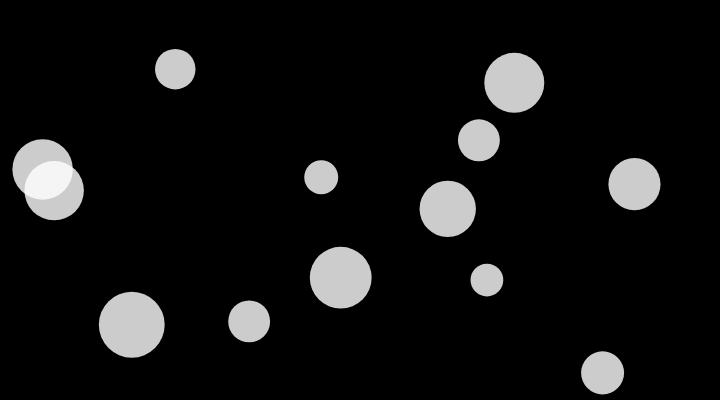
Frame 1 (no input)
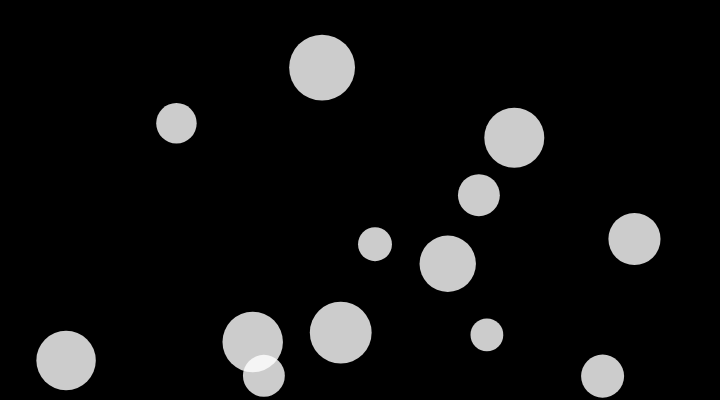
Frame 60 (no input)
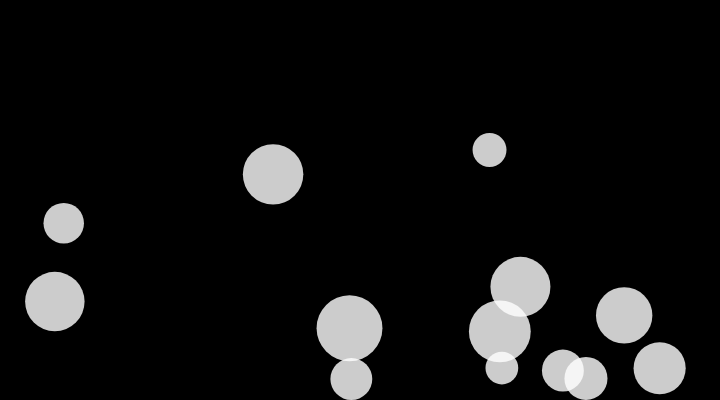
Frame 120 (the mouse pressed at the canvas centre since frame 60)

The p5.js sketch that drew these frames (run headless with seeded random() and noise() and a simulated clock; from frame 60 on, the mouse is pressed at the canvas centre):

// p5.js sketch
// ── sketch.js
/*
 * Bouncing Together 碰撞检测
 * Yuli Cai /caiyuli.com
 */


// 线上案例：https://editor.p5js.org/yulicai/sketches/FB8io3oup

// 球的数组相关
let balls = [];
let numBalls = 13;

// 一些物理参数
let spring = 0.05;
let gravity = 0.03;
let friction = -0.9;


function setup() {
    createCanvas(720, 400);
    // 一次性根据Ball类，创造多个球
    for (let i = 0; i < numBalls; i++) {
        balls[i] = new Ball(
            random(width),
            random(height),
            random(30, 70),
            balls // 注意这里，把balls数组本身也传了进去
        );
    }
    noStroke();
    fill(255, 204);
}

function draw() {
    background(0);
    // 主流程draw中，对于所有的球，都执行一系列动作
    for (let ball of balls) {
        ball.collide();
        ball.move();
        ball.display();
    }
}


// Ball类的声明
class Ball {
    //一个ball需要：
    //x、y坐标
    constructor(xin, yin, din, oin) {
        // x,y坐标
        this.x = xin;
        this.y = yin;
        // x,y方向的速度
        this.vx = 0;
        this.vy = 0;
        // ball的直径
        this.diameter = din;
        // 传进来的要比较的ball的数组
        this.balls = oin;
    }


    intersects(other) {
        let d = dist(this.x, this.y, other.x, other.y);
        return (d < this.diameter / 2 + other.diameter / 2);
    }

    collide() {
        let dx;
        let dy;
        let minDist;
        let angle = 0;
        for (let other of this.balls) {
            dx = other.x - this.x;
            dy = other.y - this.y;
            minDist = other.diameter / 2 + this.diameter / 2;
            // 如果不是自己，而且与之相碰
            if (this != other && this.intersects(other)) {
                // 计算需要反弹的角度
                angle = atan2(dy, dx);
                let targetX = this.x + cos(angle) * minDist;
                let targetY = this.y + sin(angle) * minDist;
                // 根据反弹角度计算加速度，并且乘以一个弹力系数
                let ax = (targetX - other.x) * spring;
                let ay = (targetY - other.y) * spring;
                // 根据加速度改变速度
                this.vx -= ax;
                this.vy -= ay;
                // 被撞的球的速度也要改变
                other.vx += ax;
                other.vy += ay;
            }
        }

    }

    move() {
        // 所有的球都实时受重力影响
        this.vy += gravity;
        // 也受碰撞后的速度影响
        this.x += this.vx;
        this.y += this.vy;

        //如果撞墙
        if (this.x + this.diameter / 2 > width) {
            this.x = width - this.diameter / 2;
            this.vx *= friction; //撞墙能量受损
        } else if (this.x - this.diameter / 2 < 0) {
            this.x = this.diameter / 2;
            this.vx *= friction; //撞墙能量受损
        }
        if (this.y + this.diameter / 2 > height) {
            this.y = height - this.diameter / 2;
            this.vy *= friction;
        } else if (this.y - this.diameter / 2 < 0) {
            this.y = this.diameter / 2;
            this.vy *= friction;
        }
    }

    // ball要自己有形态
    display() {
        ellipse(this.x, this.y, this.diameter, this.diameter);
    }
}
